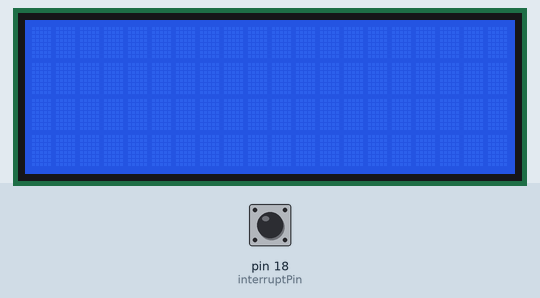
This sketch was run on a simulated Arduino Uno, built for the host (arithmetic inside an expression is 32-bit, double 64-bit). On the bench: 20×4 character LCD. Inputs (shaded band) come from the test bench; at power-on: pin 18 (interruptPin) HIGH. EEPROM starts erased.

Above: at 1.2 s.
1.3 s: pin 18 (interruptPin) pulled LOW for 3.2 s
At 2.8 s:
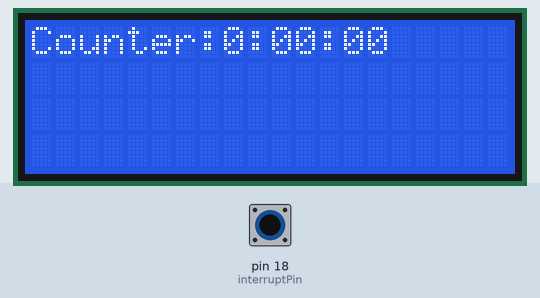
At 3.9 s:
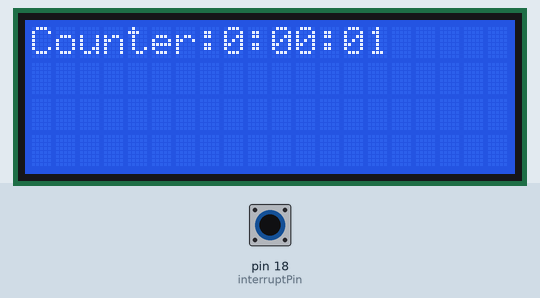
Timing chart, 0 to 5.4 s (numbered marks = the images above; inputs shaded):
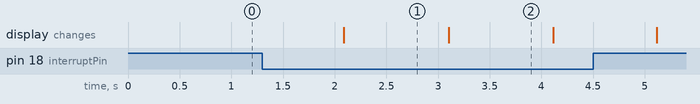

Measured:
- after the input at 1.3 s, the display: changes after 0.79 s (image 1)
- what the display in image 1 shows lasts 1.0 s, from 2.1 s to 3.1 s

The sketch:

timer.ino
```cpp
#include <Wire.h>
#include <LiquidCrystal_I2C.h>
#include <EEPROM.h>

LiquidCrystal_I2C lcd(0x27, 20, 4);  // Address 0x27 for a 20x4 character display

const int interruptPin = 18;

bool timerRunning = false;
unsigned long startTime = 0;
unsigned long elapsedTime = 0;

void setup() {
  Wire.begin();
  lcd.init();
  lcd.backlight();

  pinMode(interruptPin, INPUT_PULLUP);
  attachInterrupt(digitalPinToInterrupt(interruptPin), toggleTimer, CHANGE);

  // Initialize EEPROM
  EEPROM.begin(512);

  // Set initial time if EEPROM is empty
  if (EEPROM.read(0) == 255 && EEPROM.read(1) == 255) {
    // Set initial time (HH:MM:SS)
    EEPROM.write(0, 0); // hours
    EEPROM.write(1, 0);  // minutes
    EEPROM.write(2, 0);  // seconds
    EEPROM.commit();
  }
}

void loop() {
  if (timerRunning) {
    unsigned long currentTime = millis();
    elapsedTime = currentTime - startTime;

    // Calculate hours, minutes, and seconds
    int hours = elapsedTime / 3600000;
    int minutes = (elapsedTime % 3600000) / 60000;
    int seconds = (elapsedTime % 60000) / 1000;

    // Display elapsed time on LCD
    lcd.setCursor(0, 0);
    lcd.print("Counter:");
    lcd.print(hours);
    lcd.print(":");
    if (minutes < 10) {
      lcd.print("0");
    }
    lcd.print(minutes);
    lcd.print(":");
    if (seconds < 10) {
      lcd.print("0");
    }
    lcd.print(seconds);
  } else {
    // If the timer is not running, reset the elapsed time
    elapsedTime = 0;
    lcd.clear();
  }

  delay(1000); // Update every second
}

void toggleTimer() {
  // Check the state of GPIO pin 18
  if (digitalRead(interruptPin) == LOW) {
    // If pin is LOW, start the timer
    timerRunning = true;
    startTime = millis() - elapsedTime; // Resume from where it left off
  } else {
    // If pin is HIGH, stop the timer
    timerRunning = false;
  }
}
```
